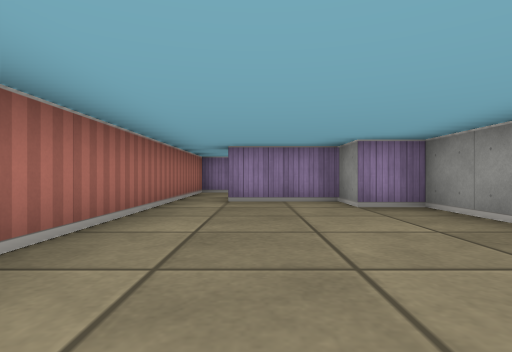
view 1 (above)

15 first-person views from a walk through a cub3D level. The camera is about half as high as the walls, looks level and sees 80° across. The floor is counted in squares. Each view is taken from the middle of a square. On the plan, view 1 faces up. The plan holds only what a view shows up to about 9 squares ahead; the rest is blank.

view 2
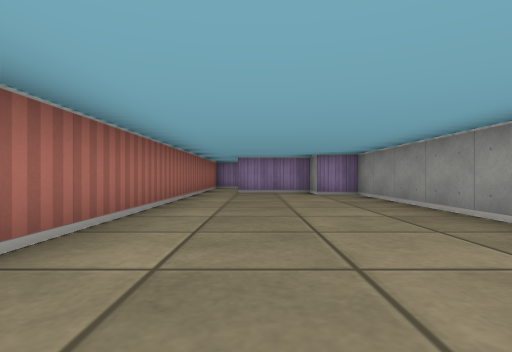

view 3
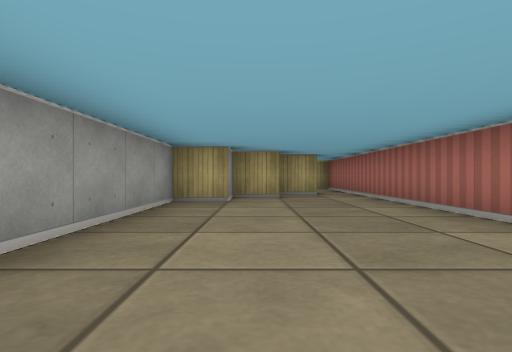

view 4
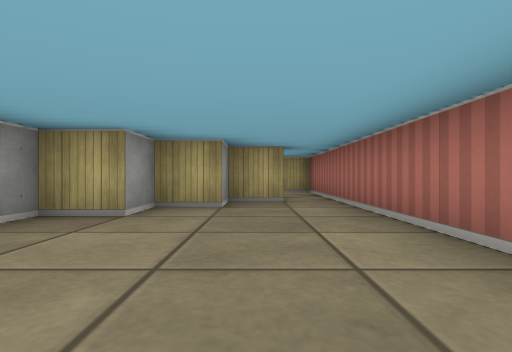

view 5
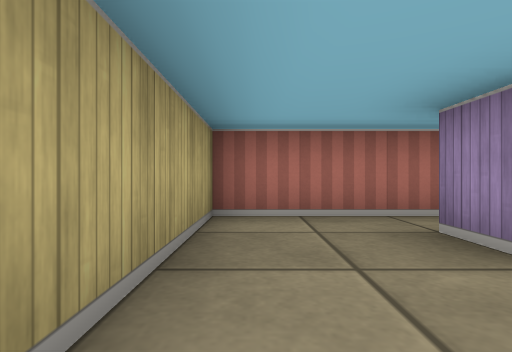

view 6
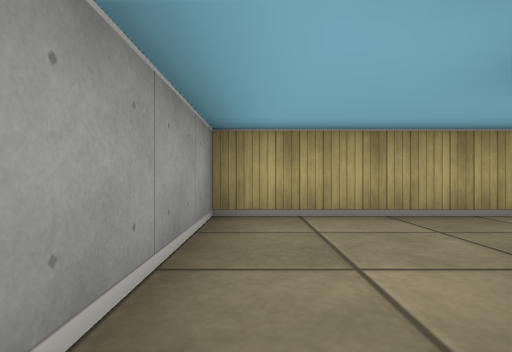

view 7
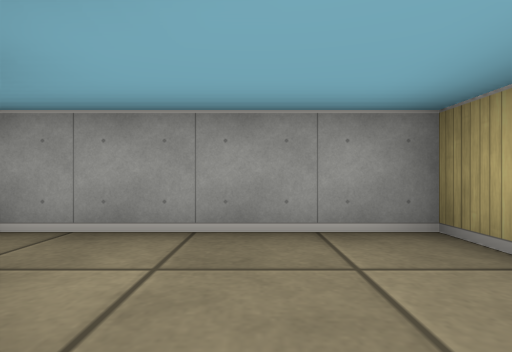

view 8
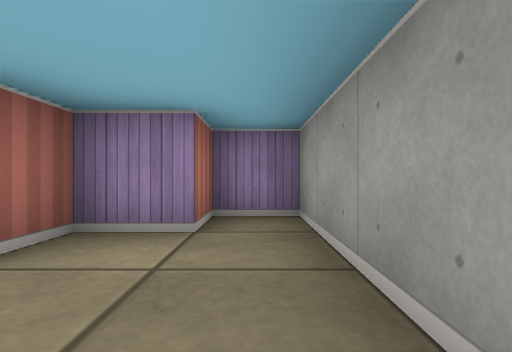

view 9
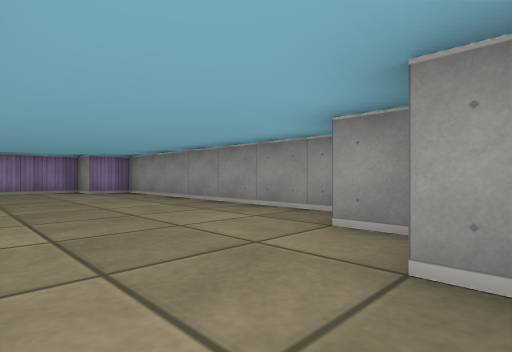

view 10
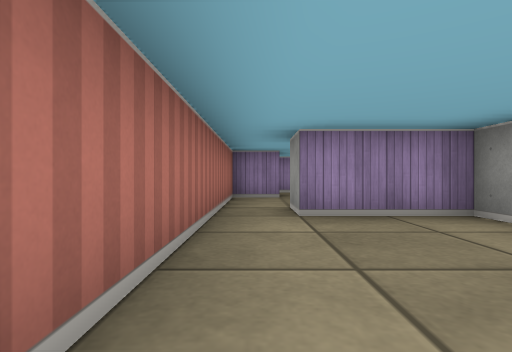

view 11
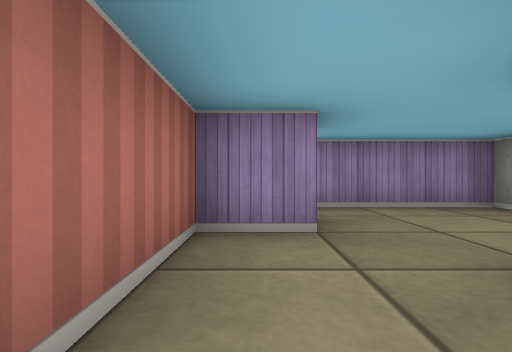

view 12
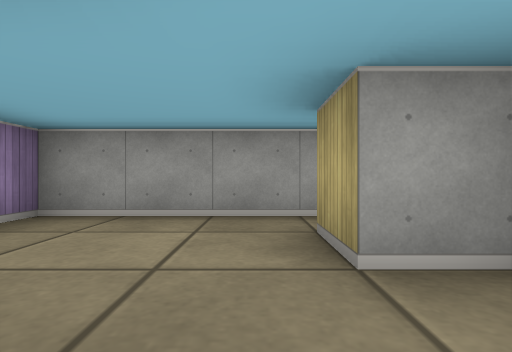

view 13
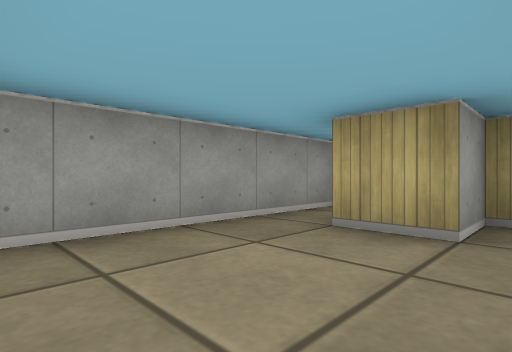

view 14
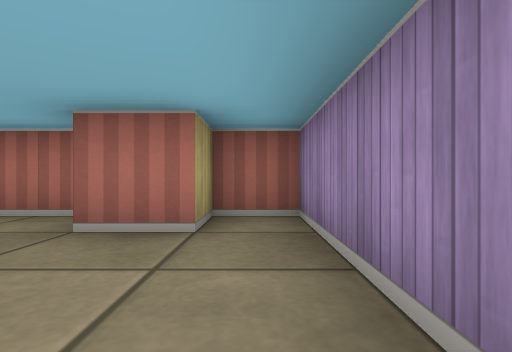

view 15
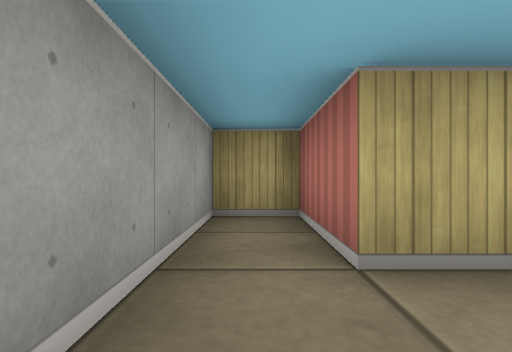

### Floor plan
Points are (right, up) in squares from view 1. A wall is a line through its corners. A room is listed if a view was taken in it or the views show most of it. See-through windows are left out.
Room 1 (views 1, 2, 3, 4, 9, 10)
walls: (-1.5, 5.5) (-1.5, -5.5); (-0.5, -4.5) (0.5, -4.5) (0.5, -3.5) (1.5, -3.5) (1.5, -2.5) (2.5, -2.5) (2.5, 4.5) (1.5, 4.5) (1.5, 5.5) (-0.5, 5.5)
ways out: opening at (-1, -6) to room 2; opening at (-1, 6) to room 3
Room 2 (views 5, 6, 7, 8)
walls: (0.2, -5.5) (-0.5, -5.5); (-1.5, -5.5) (-1.5, -7.5) (2.5, -7.5) (2.5, -3.5) (1.5, -3.5) (1.5, -4.5) (0.5, -4.5) (0.5, -5.2)
ways out: opening at (-1, -6) to room 1
Room 3 (views 11, 12, 13, 14, 15)
walls: (0.5, 6.5) (0.5, 7.5) (1.5, 7.5) (1.5, 5.5) (2.5, 5.5) (2.5, 10.5) (-1.5, 10.5) (-1.5, 9.5) (-0.5, 9.5) (-0.5, 8.5) (-1.5, 8.5) (-1.5, 5.5); (-0.5, 5.5) (-0.5, 6.5)
ways out: opening at (-1, 6) to room 1

Where each view was taken, in squares from view 1:
view 1: 0 up, 0 right, facing up
view 2: 3 down, 0 right, facing up
view 3: 3 up, 1 right, facing down
view 4: 1 up, 0 right, facing down
view 5: 7 down, 2 right, facing left
view 6: 4 down, 2 right, facing down
view 7: 6 down, 0 right, facing right
view 8: 7 down, 2 right, facing up
view 9: 4 down, 1 left, facing up-right
view 10: 2 up, 1 left, facing up
view 11: 6 up, 1 left, facing up
view 12: 8 up, 1 left, facing right
view 13: 10 up, 0 right, facing down-right
view 14: 10 up, 2 right, facing left
view 15: 9 up, 2 right, facing down
